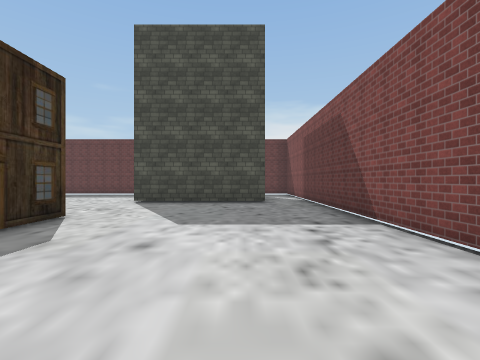
[1] (above)

22 first-person views from a walk through a scene from a Unity 3-D project. The camera is 1.5 m above the floor, looks level and sees 85° across. The floor is counted in squares, 2 m on a side. Each view is taken from the middle of a square. On the plan, view 1 faces up. The plan holds only what a view shows up to about 9 squares ahead; the rest is blank. Some surface patterns are stand-ins.

[2]
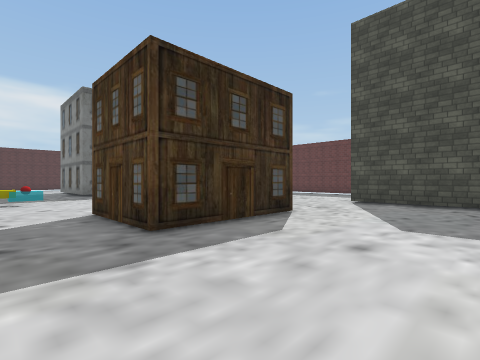

[3]
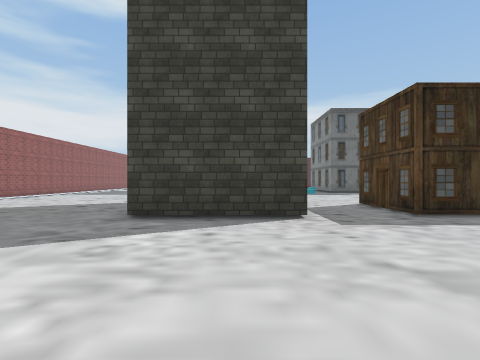

[4]
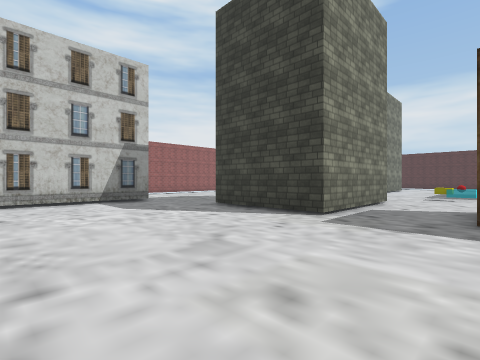

[5]
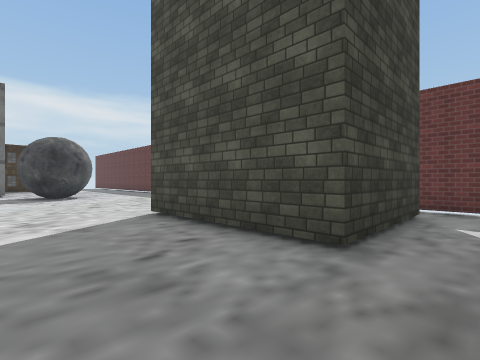

[6]
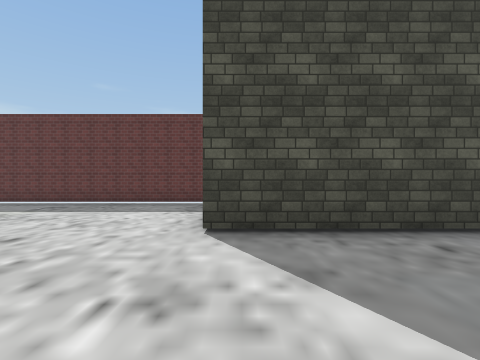

[7]
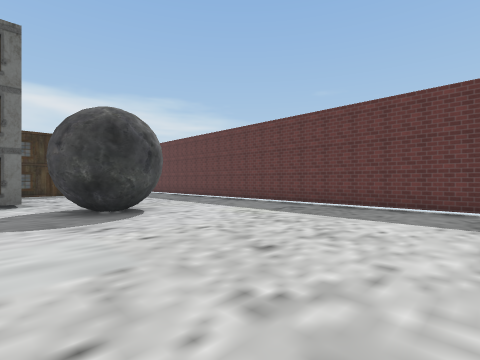

[8]
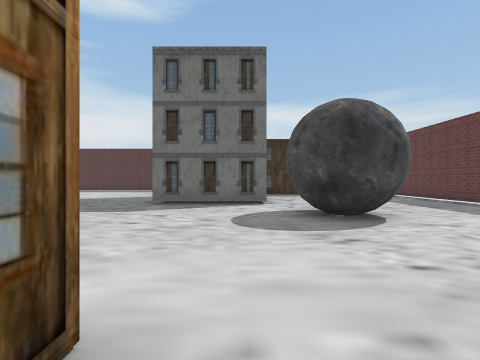

[9]
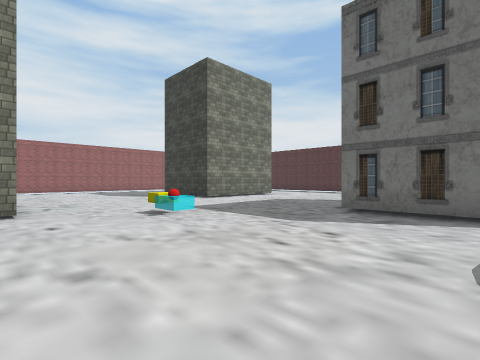

[10]
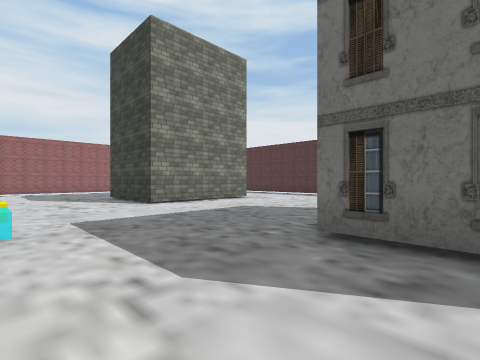

[11]
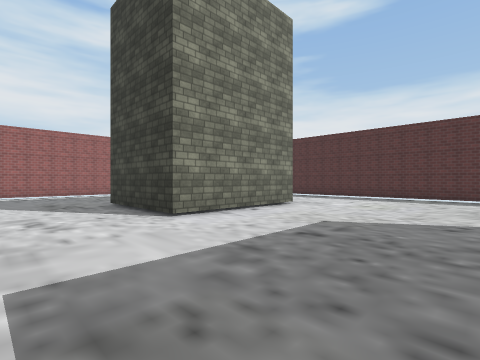

[12]
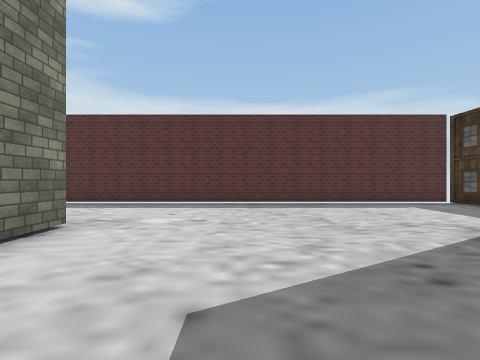

[13]
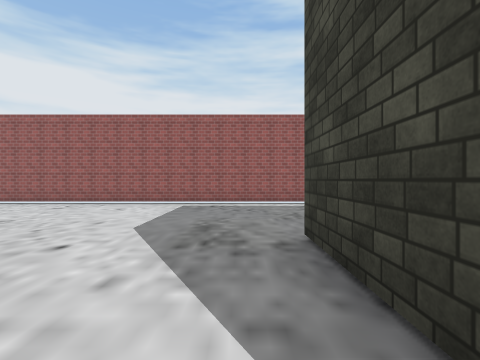

[14]
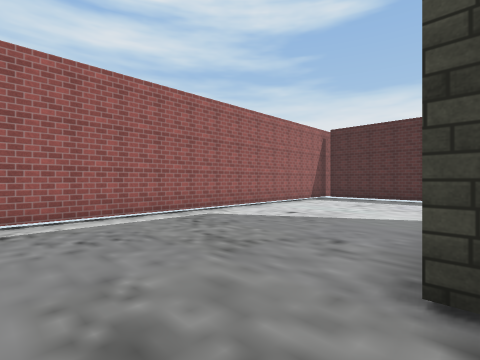

[15]
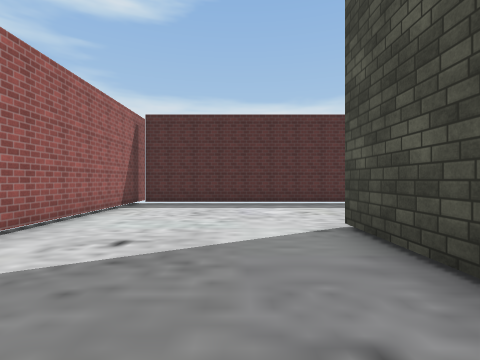

[16]
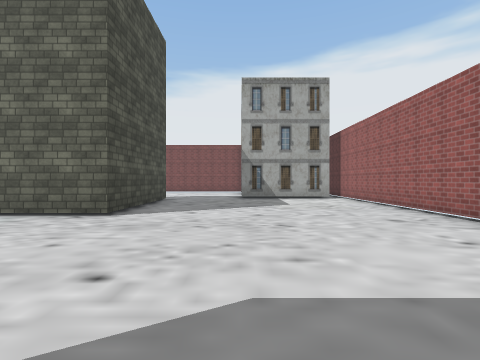

[17]
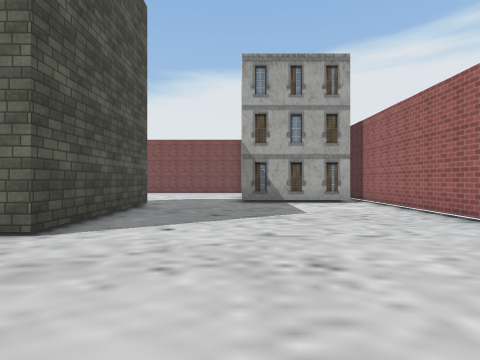

[18]
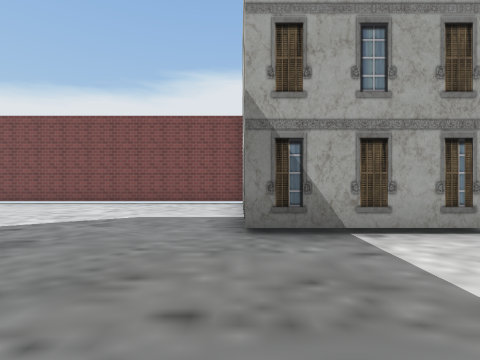

[19]
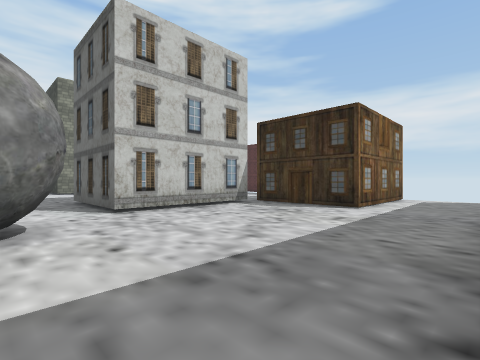

[20]
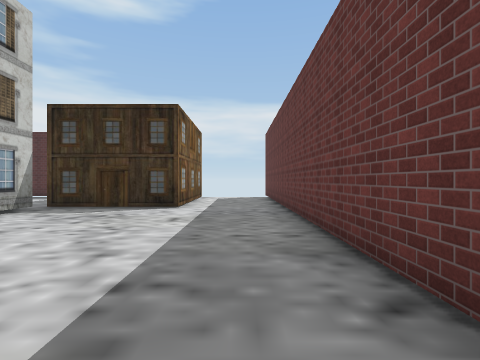

[21]
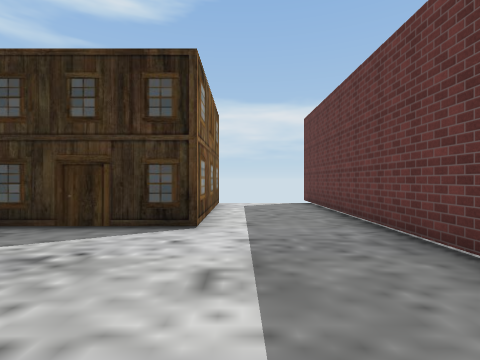

[22]
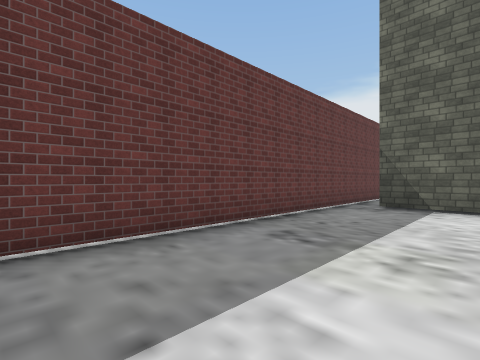

### Floor plan
Points are (right, up) in squares from view 1. A wall is a line through its corners. A room is listed if a view was taken in it or the views show most of it. See-through windows are left out.
Room 1 (views 1, 2, 3, 4, 5, 6, 7, 8, 9, 10, 11, 12, 13, 14, 15, 16, 17, 18, 19, 20, 21, 22)
walls: (-7.6, -0.7) (-3.2, -0.7) (-3.2, -4.2) (-7.5, -4.2) (-7.5, -1.9); (-6.2, 5.3) (-5.8, 5.3); (-9.7, 7.7) (-10.2, 7.2); (-9.6, 8) (-9.9, 7.4); (-11.8, 8.5) (-11.6, 8.9) (-11.3, 9.2); (-3.5, 5.4) (-3.5, 1.7) (-6.1, 1.7); (-10.1, 9.3) (-9.7, 8.8) (-9.6, 8.2) (-9.7, 7.5) (-10.4, 7.2) (-10.7, 7.1); (-18.2, -2.8) (-13.8, -2.8) (-13.8, -6.4); (-15.8, -6.3) (-18.2, -6.3); (-17.6, 6.8) (-13.2, 6.8) (-13.2, 3.2); (-3.5, 10.2) (-3.5, 12.4); (2.3, 2.5) (2.3, 9); (-21.4, 6.8) (-22.5, 6.8); (-22.2, 6.5) (-22.2, -11); (-2.4, -10.8) (-2.4, -7.1) (1.6, -7.1); (2.3, -7.1) (2.3, 0.8); (-1.4, 13.1) (-22.9, 13.1); (-22.1, 10.3) (-18.1, 10.3) (-18.1, 6.8); (0.8, 12.2) (0.8, 8.7) (-3.6, 8.7); (1.8, 13.1) (0.6, 13.1); (-22.8, -11.2) (-2, -11.2)
low walls: (-11.6, 8.8) (-11.2, 9.1)
ways out: gap at (-23, -11); gap at (-23, 13)
objects: other object (-10, 1)

Where each view was taken, in squares from view 1:
view 1: 0 up, 0 right, facing up
view 2: 0 up, 0 right, facing up-left
view 3: 2 down, 2 right, facing left
view 4: 2 up, 2 right, facing down-left
view 5: 6 up, 2 right, facing up-left
view 6: 5 up, 3 left, facing up
view 7: 6 up, 4 left, facing up-left
view 8: 6 up, 5 left, facing left
view 9: 6 up, 7 left, facing down-left
view 10: 5 up, 10 left, facing down-left
view 11: 2 up, 11 left, facing down-left
view 12: 0 up, 14 left, facing left
view 13: 3 down, 13 left, facing down
view 14: 6 down, 12 left, facing down-left
view 15: 8 down, 14 left, facing left
view 16: 7 down, 13 left, facing right
view 17: 7 down, 11 left, facing right
view 18: 7 down, 6 left, facing right
view 19: 13 up, 11 left, facing down-left
view 20: 12 up, 11 left, facing left
view 21: 11 up, 14 left, facing left
view 22: 10 up, 11 left, facing up-right
